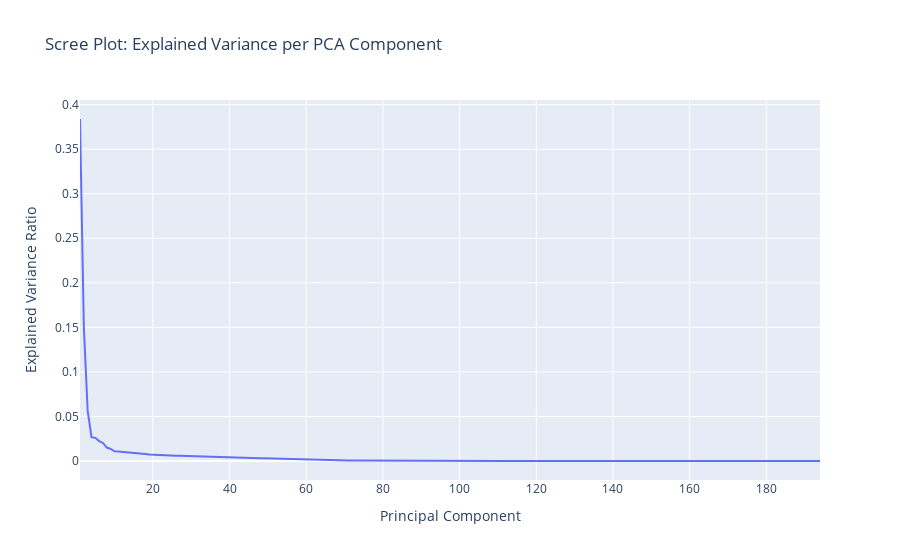
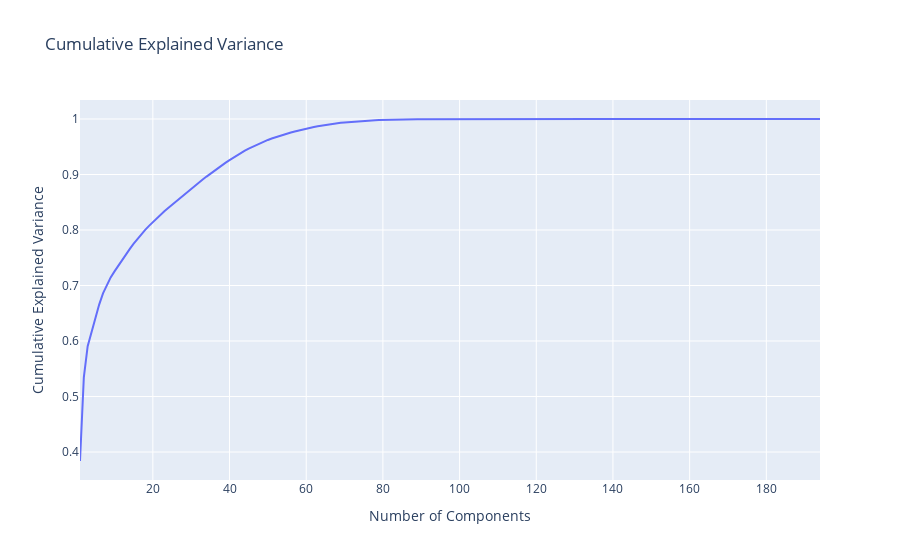
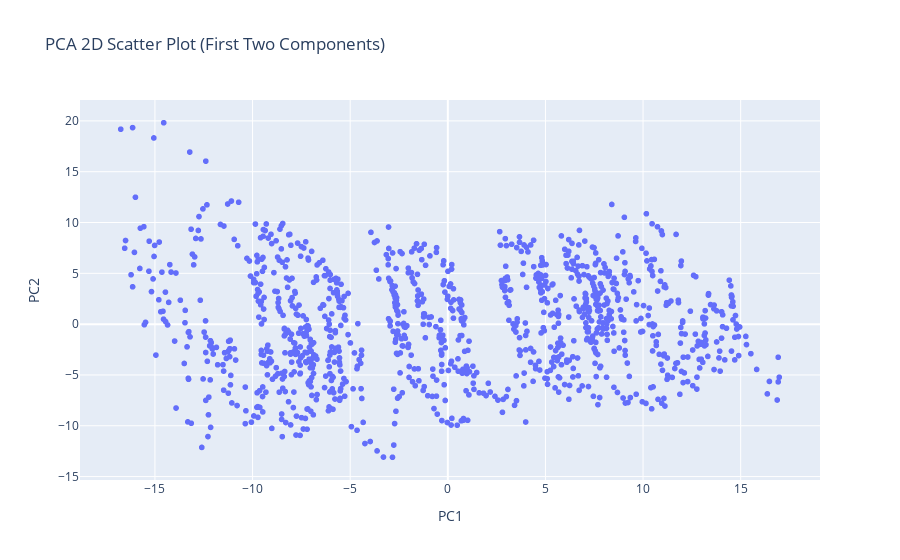
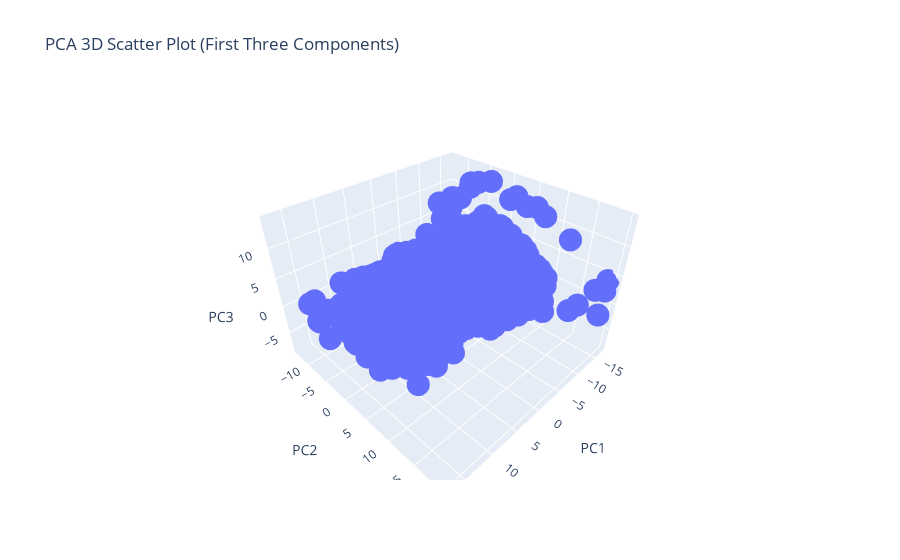

These figures' notebook cell, in order:
### Markdown cell above
## Riil

### Code cell
# Load the data
df = pd.read_csv('../data/technical_indicators_BBCA.csv', delimiter=';')

# Remove duplicate columns
df = df.loc[:, ~df.columns.duplicated()]

# Separate features, target, and date
features = df.drop(columns=['Date', 'Close', 'Adj Close'])
target = df['Close']
date = df['Date']

# Standardize the features
scaler = StandardScaler()
features_scaled = scaler.fit_transform(features)

# Apply PCA
pca = PCA()
pca.fit(features_scaled)

# Calculate cumulative explained variance
explained_variance_ratio = np.cumsum(pca.explained_variance_ratio_)

# Determine the number of components that explain 95% of the variance
optimal_n_components = np.argmax(explained_variance_ratio >= 0.95) + 1

# Fit PCA with the optimal number of components
pca_optimal = PCA(n_components=optimal_n_components)
pca_optimal_data = pca_optimal.fit_transform(features_scaled)

# Determine the most contributing features for each principal component
top_features = []
for i in range(optimal_n_components):
    component_contributions = np.abs(pca_optimal.components_[i])
    sorted_indices = np.argsort(-component_contributions)
    top_features.append(features.columns[sorted_indices[0]])

# Create standard PCA component names
pca_component_names = [f'PC{i+1}' for i in range(optimal_n_components)]

# Create a mapping of PCA components to their top contributing features
pca_feature_mapping = {f'PC{i+1}': feature for i, feature in enumerate(top_features)}

# Create DataFrames for unscaled and PCA-transformed data
unscaled_df = pd.DataFrame(scaler.inverse_transform(features_scaled), columns=features.columns, index=date)
unscaled_df['Close'] = target

pca_df = pd.DataFrame(pca_optimal_data, columns=pca_component_names, index=date)
pca_df['Close'] = target

# Save to CSV files
unscaled_df.to_csv('unscaled_data_BBCA.csv', index_label='Date')
pca_df.to_csv('pca_data_BBCA.csv', index_label='Date')

# Get the names of the top 5 contributing features for each component
top_5_features = np.array(features.columns)[np.argsort(-np.abs(pca_optimal.components_), axis=1)[:, :5]]

# Display results
print(f"Optimal number of components: {optimal_n_components}")
print("\nTop 5 contributing features for each component:")
for i, features in enumerate(top_5_features):
    print(f"PC{i+1}: {', '.join(features)}")
print(f"\nExplained variance ratio (cumulative): {explained_variance_ratio[:optimal_n_components]}")

# Scree plot
scree_plot = px.line(
    x=range(1, len(pca.explained_variance_ratio_) + 1),
    y=pca.explained_variance_ratio_,
    title="Scree Plot: Explained Variance per PCA Component",
    labels={"x": "Principal Component", "y": "Explained Variance Ratio"}
)

# Cumulative explained variance plot
cumulative_variance_plot = px.line(
    x=range(1, len(explained_variance_ratio) + 1),
    y=explained_variance_ratio,
    title="Cumulative Explained Variance",
    labels={"x": "Number of Components", "y": "Cumulative Explained Variance"}
)

# 2D Scatter plot
scatter_2d = px.scatter(
    x=pca_optimal_data[:, 0],
    y=pca_optimal_data[:, 1],
    title="PCA 2D Scatter Plot (First Two Components)",
    labels={"x": pca_component_names[0], "y": pca_component_names[1]}
)

# 3D Scatter plot (if applicable)
if optimal_n_components >= 3:
    scatter_3d = px.scatter_3d(
        x=pca_optimal_data[:, 0],
        y=pca_optimal_data[:, 1],
        z=pca_optimal_data[:, 2],
        title="PCA 3D Scatter Plot (First Three Components)",
        labels={"x": pca_component_names[0], "y": pca_component_names[1], "z": pca_component_names[2]}
    )

# Show the plots
scree_plot.show()
cumulative_variance_plot.show()
scatter_2d.show()
if optimal_n_components >= 3:
    scatter_3d.show()

# Print PCA Component to Top Feature Mapping
print("\nPCA Component to Top Feature Mapping:")
for pc, feature in pca_feature_mapping.items():
    print(f"{pc}: {feature}")

### Figure 1 — Plotly figure (JSON) as saved in the notebook; plotly's stock layout.template omitted (floating-point values rounded to 4 significant figures; data arrays with more than 128 entries replaced by an {"elided": "..."} marker saying what was removed)
{"data": [{"hovertemplate": "Principal Component=%{x}<br>Explained Variance Ratio=%{y}<extra></extra>", "legendgroup": "", "line": {"color": "#636efa", "dash": "solid"}, "marker": {"symbol": "circle"}, "mode": "lines", "name": "", "orientation": "v", "showlegend": false, "type": "scatter", "x": {"elided": "194 int values"}, "xaxis": "x", "y": {"elided": "194 float values"}, "yaxis": "y"}], "layout": {"legend": {"tracegroupgap": 0}, "title": {"text": "Scree Plot: Explained Variance per PCA Component"}, "xaxis": {"anchor": "y", "domain": [0, 1], "title": {"text": "Principal Component"}}, "yaxis": {"anchor": "x", "domain": [0, 1], "title": {"text": "Explained Variance Ratio"}}}}

### Figure 2 — Plotly figure (JSON) as saved in the notebook; plotly's stock layout.template omitted (floating-point values rounded to 4 significant figures; data arrays with more than 128 entries replaced by an {"elided": "..."} marker saying what was removed)
{"data": [{"hovertemplate": "Number of Components=%{x}<br>Cumulative Explained Variance=%{y}<extra></extra>", "legendgroup": "", "line": {"color": "#636efa", "dash": "solid"}, "marker": {"symbol": "circle"}, "mode": "lines", "name": "", "orientation": "v", "showlegend": false, "type": "scatter", "x": {"elided": "194 int values"}, "xaxis": "x", "y": {"elided": "194 float values"}, "yaxis": "y"}], "layout": {"legend": {"tracegroupgap": 0}, "title": {"text": "Cumulative Explained Variance"}, "xaxis": {"anchor": "y", "domain": [0, 1], "title": {"text": "Number of Components"}}, "yaxis": {"anchor": "x", "domain": [0, 1], "title": {"text": "Cumulative Explained Variance"}}}}

### Figure 3 — Plotly figure (JSON) as saved in the notebook; plotly's stock layout.template omitted (floating-point values rounded to 4 significant figures; data arrays with more than 128 entries replaced by an {"elided": "..."} marker saying what was removed)
{"data": [{"hovertemplate": "PC1=%{x}<br>PC2=%{y}<extra></extra>", "legendgroup": "", "marker": {"color": "#636efa", "symbol": "circle"}, "mode": "markers", "name": "", "showlegend": false, "type": "scattergl", "x": {"elided": "1147 float values"}, "xaxis": "x", "y": {"elided": "1147 float values"}, "yaxis": "y"}], "layout": {"legend": {"tracegroupgap": 0}, "title": {"text": "PCA 2D Scatter Plot (First Two Components)"}, "xaxis": {"anchor": "y", "domain": [0, 1], "title": {"text": "PC1"}}, "yaxis": {"anchor": "x", "domain": [0, 1], "title": {"text": "PC2"}}}}

### Figure 4 — Plotly figure (JSON) as saved in the notebook; plotly's stock layout.template omitted (floating-point values rounded to 4 significant figures; data arrays with more than 128 entries replaced by an {"elided": "..."} marker saying what was removed)
{"data": [{"hovertemplate": "PC1=%{x}<br>PC2=%{y}<br>PC3=%{z}<extra></extra>", "legendgroup": "", "marker": {"color": "#636efa", "symbol": "circle"}, "mode": "markers", "name": "", "scene": "scene", "showlegend": false, "type": "scatter3d", "x": {"elided": "1147 float values"}, "y": {"elided": "1147 float values"}, "z": {"elided": "1147 float values"}}], "layout": {"legend": {"tracegroupgap": 0}, "scene": {"domain": {"x": [0, 1], "y": [0, 1]}, "xaxis": {"title": {"text": "PC1"}}, "yaxis": {"title": {"text": "PC2"}}, "zaxis": {"title": {"text": "PC3"}}}, "title": {"text": "PCA 3D Scatter Plot (First Three Components)"}}}
